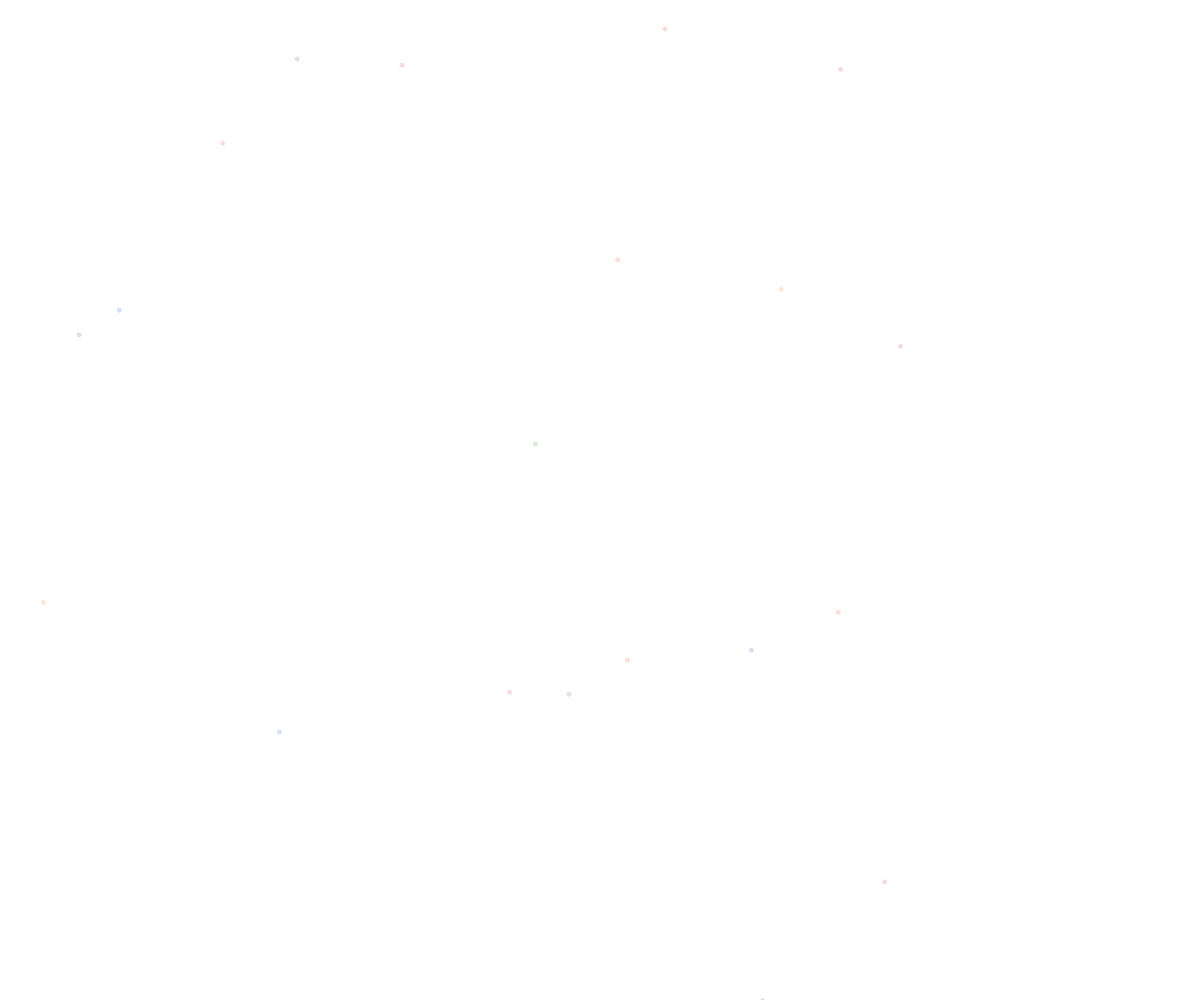
Frame 1 (no input)
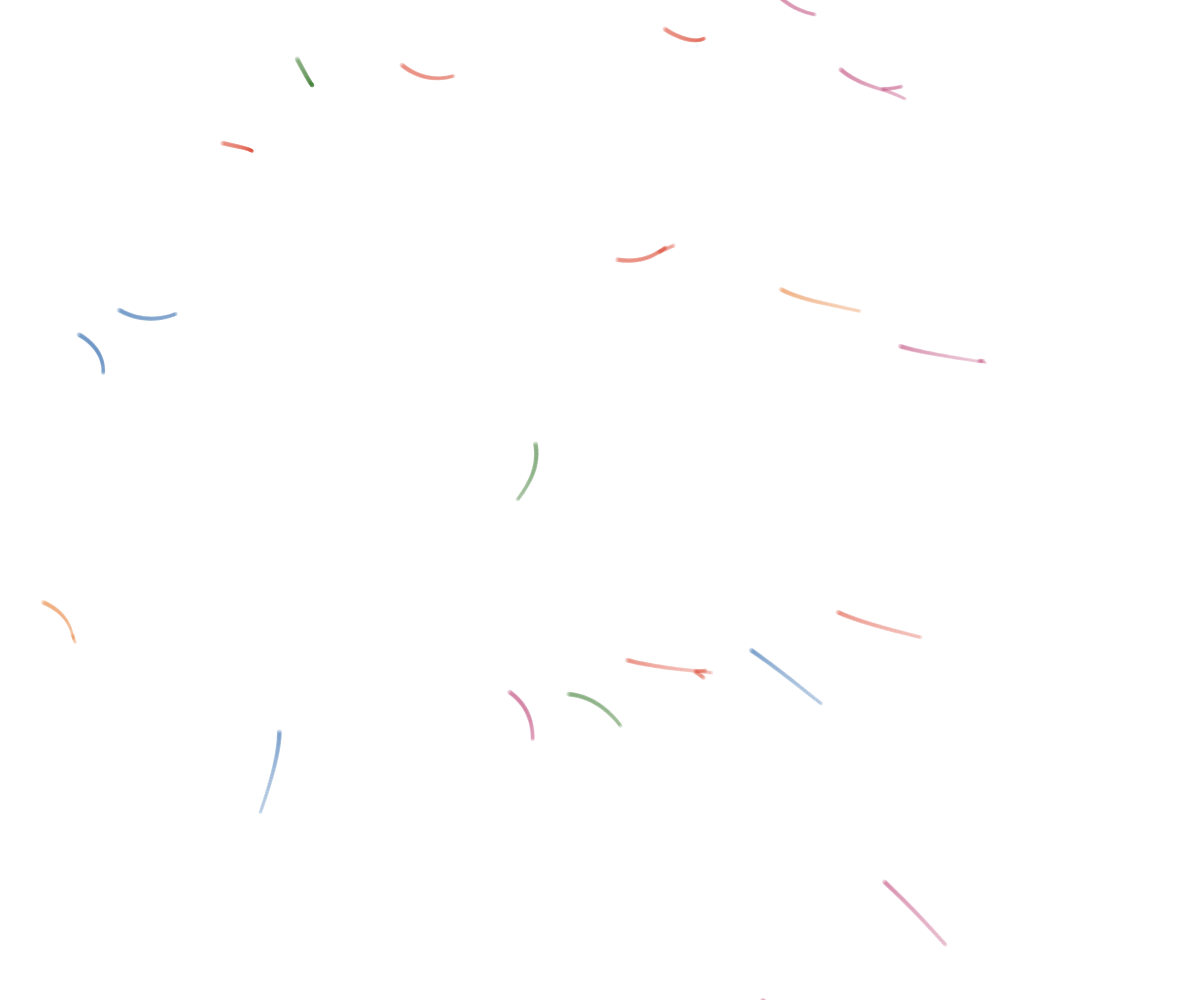
Frame 60 (no input)
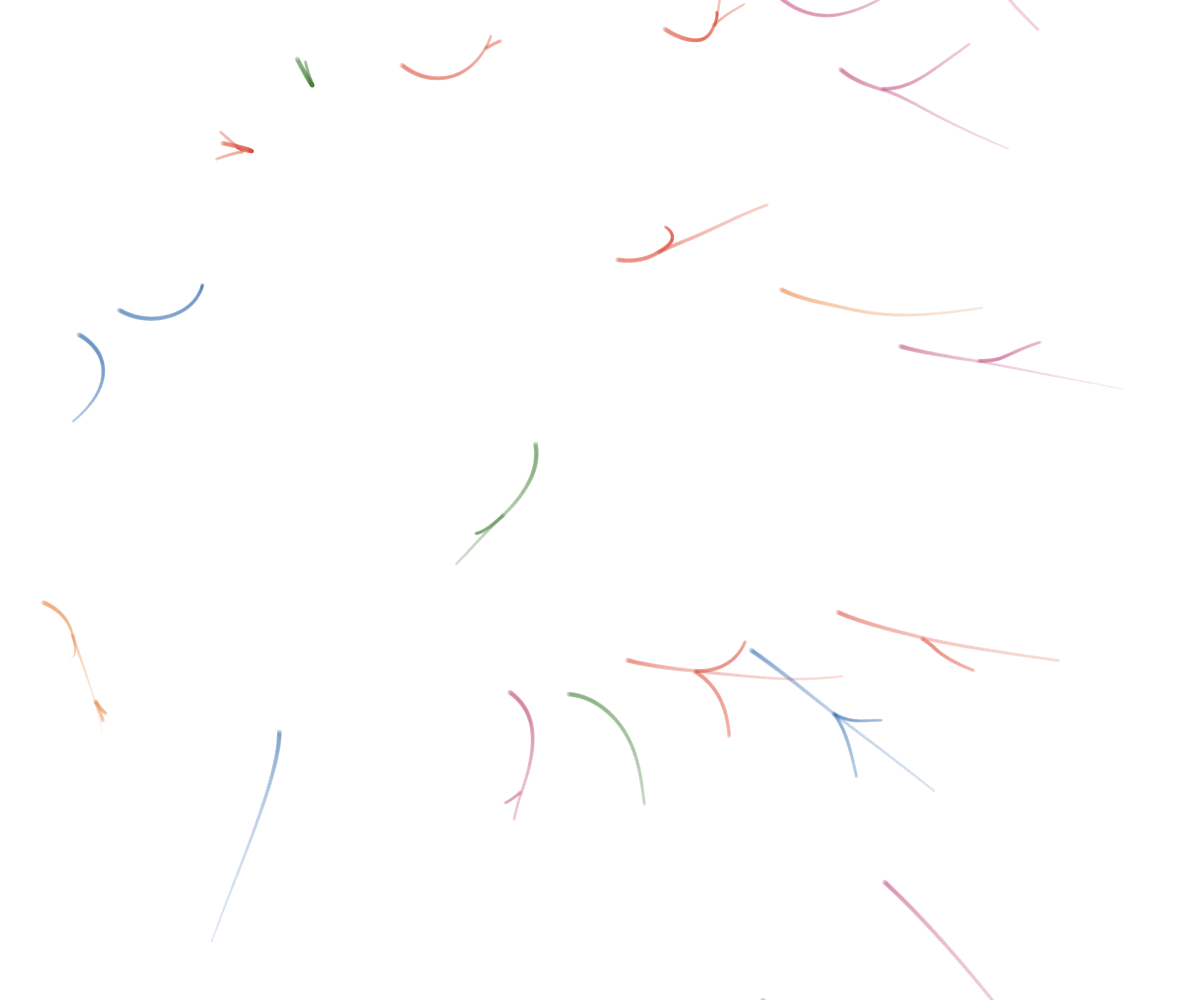
Frame 120 (the mouse pressed at the canvas centre since frame 60)

The p5.js sketch that drew these frames (run headless with seeded random() and noise() and a simulated clock; from frame 60 on, the mouse is pressed at the canvas centre):

// p5.js sketch
// ── sketch.js
// Flocking Base
//
// See other submissions here: https://openprocessing.org/curation/78544
// Join the Birb's Nest Discord community!  https://discord.gg/S8c7qcjw2b

let gFlock;
let gStartCount = 20;
let gLimit = 1000;
let gDesiredSeparation = 600;
let gNeighborDist = 600;
let gBuffer = 10;

let gMaxSplitTime = 5000;
let gMinSplitTime = 1000;

let gProps = {};

const gPaletteWithPercentages = [
  // { color: '#f4f1ea1A', percentage: 0 },
  { color: '#3567af1A', percentage: 0 },
  { color: '#c04e821A', percentage: 0 },
  { color: '#538e471A', percentage: 0 },
  { color: '#e887401A', percentage: 0 },
  { color: '#016d6f1A', percentage: 0 },
  { color: '#e25c431A', percentage: 0 },
];

function setup() {
  createCanvas(windowWidth, windowHeight);
  noStroke();

  gProps = {
    fMax: random(1, 4),
    sMax: random(100, 400),
    sep: 0.005,
    ali: 0.00002,
    coh: 0.0001,
  };
  makeNewFlock();
  background(255);
}

function makeNewFlock() {
  gFlock = new Flock(millis());
}

function draw() {
  // background(255);
  gFlock.run(millis());
}

class Flock {
  constructor(currentTime) {
    this.boids = [];

    for (let i = 0; i < gStartCount; i++) {
      const randPosition = createVector(random(width), random(height));
      const randVelocity = createVector(random(width), random(height)).normalize();
      const randColor = random(gPaletteWithPercentages).color;
      this.boids.push(new Boid(this, randPosition, randVelocity, randColor, currentTime));
    }
  }

  run(time) {
    for (let b of this.boids) {
      b.run(this.boids, time);
      b.draw();
    }
  }

  addBoid(position, direction, color, time, count) {
    if (this.boids.length < gLimit) {
      let currentAngle = atan2(direction.y, direction.x);

      for (let i = 0; i < count; i++) {
        let randomOffset = random(-PI / 6, PI / 6);
        let newAngle = currentAngle + randomOffset;
        let newDir = createVector(cos(newAngle), sin(newAngle));

        // Add a small random offset to the position to avoid overlap
        let offset = p5.Vector.random2D().mult(random(0.5, 1));
        let newPos = p5.Vector.add(position, offset);
        this.boids.push(new Boid(this, newPos, newDir, color, time));
      }
    }
  }
}

class Boid {
  constructor(myFlock, position, direction, color, time) {
    this.myFlock = myFlock;
    this.pos = position;
    this.vel = direction;
    this.radius = 5;
    this.timeSplit = time + random(500, 3000);
    this.timeFreeze = this.timeSplit + random(1000, 5000);
    this.maxBranches = 3;
    this.currentBranchCount = 1;
    this.isFrozen = false;
    this.color = color;
    this.currentRadius = 5;
  }

  run(boids, time) {
    if (this.isFrozen) return;
    if (time > this.timeFreeze) this.isFrozen = true;
    if (this.currentBranchCount > this.maxBranches) this.isFrozen = true;
    this.flock(boids);
    this.bounds();
    this.draw();

    if (time > this.timeSplit && random() > 0.6) {
      let count = int(random(1, 3));
      this.myFlock.addBoid(this.pos, this.vel, this.color, time, count);
      this.timeSplit += random(gMinSplitTime, gMaxSplitTime);
    }
    this.currentRadius = map(time / this.timeFreeze, 0, 1, this.radius, 0);
  }

  draw() {
    if (this.isFrozen) return;
    fill(this.color);
    ellipse(this.pos.x, this.pos.y, this.currentRadius);
  }

  flock(boids) {
    let forceS = this.separate(boids).mult(gProps.sep);
    // let forceA = this.align(boids).mult(gProps.ali);
    // let forceC = this.cohesion(boids).mult(gProps.coh);

    // let a = forceS.add(forceA).add(forceC);

    this.vel.add(forceS);
    this.vel.limit(gProps.sMax);
    this.pos.add(this.vel);
  }

  seek(target) {
    let desired = p5.Vector.sub(target, this.pos);
    desired.normalize();
    desired.mult(gProps.sMax);

    let steer = p5.Vector.sub(desired, this.vel);
    steer.limit(gProps.fMax);
    return steer;
  }

  separate(boids) {
    let steer = createVector(0, 0);
    let count = 0;
    for (let boid of boids) {
      let d = p5.Vector.dist(this.pos, boid.pos);
      if (d > 0 && d < gDesiredSeparation) {
        let diff = p5.Vector.sub(this.pos, boid.pos);
        diff.normalize();
        diff.div(d);
        steer.add(diff);
        count++;
      }
    }
    if (count > 0) {
      steer.div(count);
    }
    if (steer.mag() > 0) {
      steer.normalize();
      steer.mult(gProps.sMax);
      steer.sub(this.vel);
      steer.limit(gProps.fMax);
    }

    return steer;
  }

  align(boids) {
    let sum = createVector(0, 0);
    let steer = createVector(0, 0);
    let count = 0;
    for (let boid of boids) {
      let d = p5.Vector.dist(this.pos, boid.pos);
      if (d > 0 && d < gNeighborDist) {
        sum.add(boid.vel);
        count++;
      }
    }

    if (count > 0) {
      sum.div(count);
      sum.normalize();
      sum.mult(gProps.sMax);
      steer = p5.Vector.sub(sum, this.vel);
      steer.limit(gProps.fMax);
    }
    return steer;
  }

  cohesion(boids) {
    let sum = createVector(0, 0);
    let count = 0;
    for (let boid of boids) {
      let d = p5.Vector.dist(this.pos, boid.pos);
      if (d > 0 && d < gNeighborDist) {
        sum.add(boid.pos);
        count++;
      }
    }
    if (count > 0) {
      sum.div(count);
      return this.seek(sum);
    }
    return createVector(0, 0);
  }

  bounds() {
    if (this.pos.x < -gBuffer) this.pos.x = width + gBuffer;
    if (this.pos.y < -gBuffer) this.pos.y = height + gBuffer;
    if (this.pos.x > width + gBuffer) this.pos.x = -gBuffer;
    if (this.pos.y > height + gBuffer) this.pos.y = -gBuffer;
  }
}
